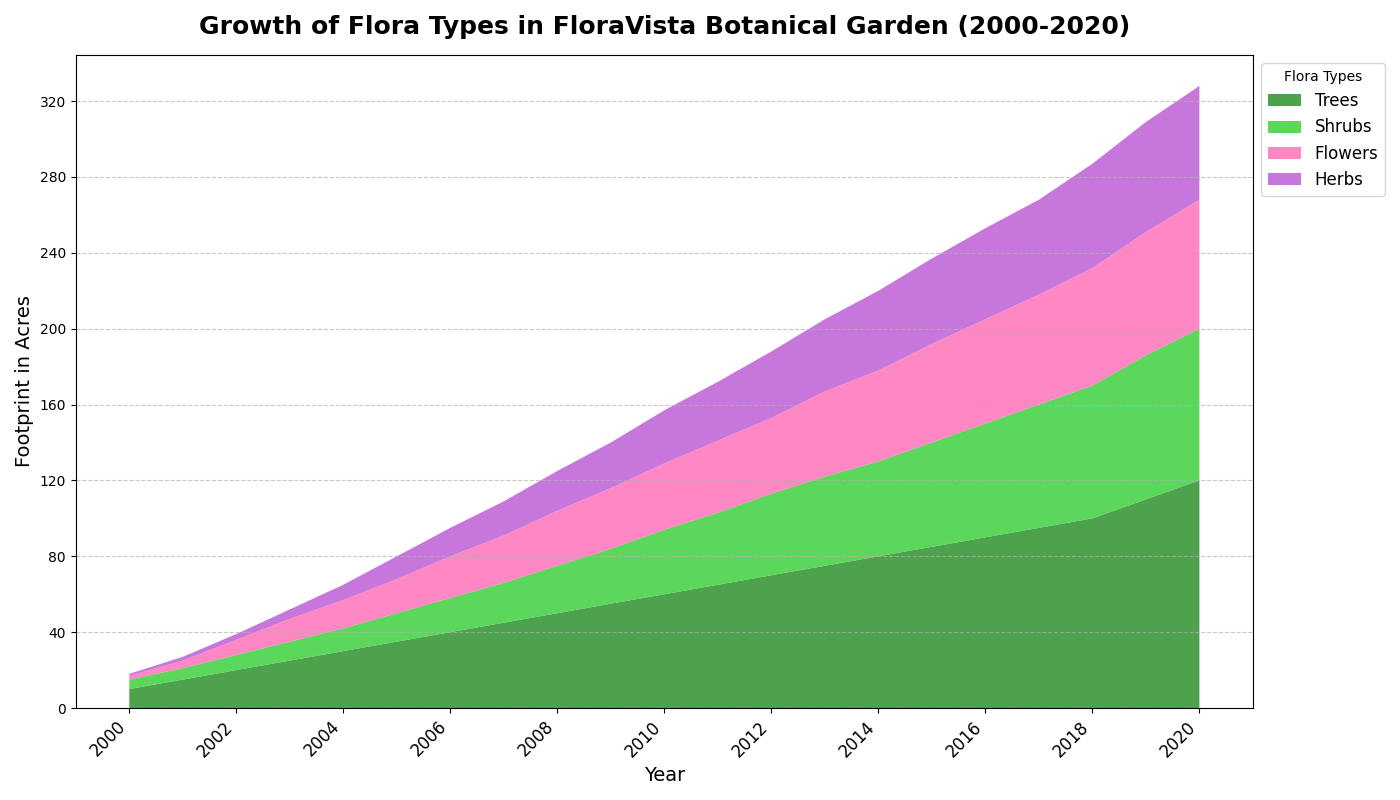

Generate this figure with Python:
import matplotlib.pyplot as plt
import numpy as np

# Define the years from 2000 to 2020
years = np.arange(2000, 2021)

# Data for each plant type (in acres) after removing the 'Grasses' category
trees_area = np.array([10, 15, 20, 25, 30, 35, 40, 45, 50, 55, 60, 65, 70, 75, 80, 85, 90, 95, 100, 110, 120])
shrubs_area = np.array([5, 6, 8, 10, 12, 15, 18, 21, 25, 29, 34, 38, 43, 47, 50, 55, 60, 65, 70, 76, 80])
flowers_area = np.array([2, 4, 8, 12, 15, 18, 22, 25, 29, 32, 35, 38, 40, 45, 48, 52, 55, 58, 62, 65, 68])
herbs_area = np.array([1, 2, 3, 5, 8, 12, 15, 18, 21, 24, 28, 31, 35, 38, 42, 45, 48, 50, 55, 58, 60])

# Create the stacked area plot after removing 'Grasses'
fig, ax = plt.subplots(figsize=(14, 8))
ax.stackplot(
    years,
    trees_area,
    shrubs_area,
    flowers_area,
    herbs_area,
    labels=['Trees', 'Shrubs', 'Flowers', 'Herbs'],
    colors=['#228B22', '#32CD32', '#FF69B4', '#BA55D3'],
    alpha=0.8
)

# Adding titles and labels
ax.set_title("Growth of Flora Types in FloraVista Botanical Garden (2000-2020)", fontsize=18, fontweight='bold', pad=15)
ax.set_xlabel("Year", fontsize=14)
ax.set_ylabel("Footprint in Acres", fontsize=14)

# Customize x-ticks and y-ticks
ax.set_xticks(years[::2])
ax.set_xticklabels([str(year) for year in years[::2]], rotation=45, ha='right', fontsize=12)
ax.yaxis.set_major_locator(plt.MaxNLocator(integer=True))

# Adding a legend
ax.legend(title="Flora Types", fontsize=12, loc='upper left', bbox_to_anchor=(1, 1))

# Adding grid lines for readability
ax.yaxis.grid(True, linestyle='--', alpha=0.7)

# Automatically adjust layout to prevent overlap
plt.tight_layout()

# Display the plot
plt.show()
